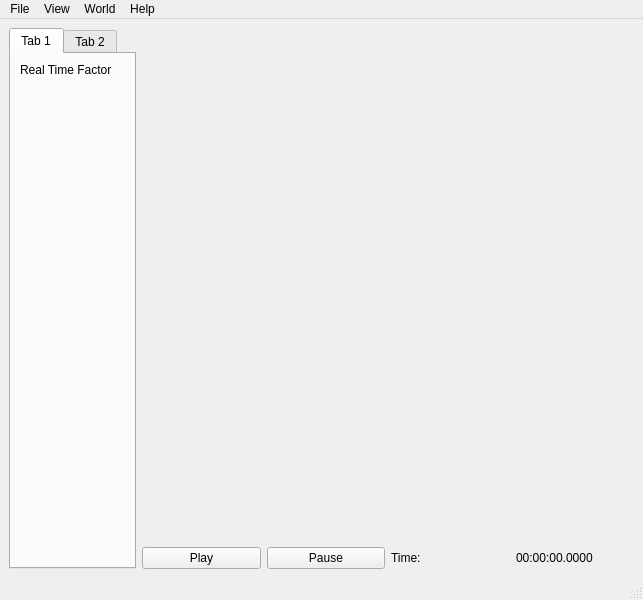
<?xml version="1.0" encoding="UTF-8"?>
<ui version="4.0">
 <class>MainWindow</class>
 <widget class="QMainWindow" name="MainWindow">
  <property name="geometry">
   <rect>
    <x>0</x>
    <y>0</y>
    <width>643</width>
    <height>600</height>
   </rect>
  </property>
  <property name="windowTitle">
   <string>MainWindow</string>
  </property>
  <widget class="QWidget" name="centralwidget">
   <layout class="QHBoxLayout" name="horizontalLayout">
    <item>
     <widget class="QTabWidget" name="tabWidget">
      <property name="sizePolicy">
       <sizepolicy hsizetype="Maximum" vsizetype="Expanding">
        <horstretch>0</horstretch>
        <verstretch>0</verstretch>
       </sizepolicy>
      </property>
      <property name="currentIndex">
       <number>0</number>
      </property>
      <widget class="QWidget" name="tab_1">
       <attribute name="title">
        <string>Tab 1</string>
       </attribute>
       <layout class="QFormLayout" name="formLayout_2">
        <item row="0" column="0">
         <widget class="QLabel" name="label">
          <property name="text">
           <string>Real Time Factor</string>
          </property>
         </widget>
        </item>
       </layout>
      </widget>
      <widget class="QWidget" name="tab_2">
       <attribute name="title">
        <string>Tab 2</string>
       </attribute>
      </widget>
     </widget>
    </item>
    <item>
     <layout class="QVBoxLayout" name="verticalLayout">
      <item>
       <spacer name="verticalSpacer">
        <property name="orientation">
         <enum>Qt::Vertical</enum>
        </property>
        <property name="sizeHint" stdset="0">
         <size>
          <width>20</width>
          <height>40</height>
         </size>
        </property>
       </spacer>
      </item>
      <item>
       <layout class="QHBoxLayout" name="horizontalLayout_5">
        <item>
         <widget class="QPushButton" name="play_button">
          <property name="text">
           <string>Play</string>
          </property>
         </widget>
        </item>
        <item>
         <widget class="QPushButton" name="pause_button">
          <property name="text">
           <string>Pause</string>
          </property>
         </widget>
        </item>
        <item>
         <widget class="QLabel" name="time_label">
          <property name="text">
           <string>Time:</string>
          </property>
         </widget>
        </item>
        <item>
         <widget class="QLabel" name="time">
          <property name="text">
           <string>00:00:00.0000</string>
          </property>
         </widget>
        </item>
       </layout>
      </item>
     </layout>
    </item>
   </layout>
  </widget>
  <widget class="QMenuBar" name="menubar">
   <property name="geometry">
    <rect>
     <x>0</x>
     <y>0</y>
     <width>643</width>
     <height>19</height>
    </rect>
   </property>
   <widget class="QMenu" name="menuFile">
    <property name="title">
     <string>File</string>
    </property>
    <addaction name="actionExit"/>
   </widget>
   <widget class="QMenu" name="menuView">
    <property name="title">
     <string>View</string>
    </property>
    <addaction name="actionDebug_Console"/>
   </widget>
   <widget class="QMenu" name="menuHelp">
    <property name="title">
     <string>Help</string>
    </property>
    <addaction name="actionAbout"/>
    <addaction name="actionSourceCode"/>
    <addaction name="actionWiki"/>
   </widget>
   <widget class="QMenu" name="menuWorld">
    <property name="title">
     <string>World</string>
    </property>
    <addaction name="actionReset_Mouse"/>
    <addaction name="actionReset_Time_Mouse"/>
   </widget>
   <addaction name="menuFile"/>
   <addaction name="menuView"/>
   <addaction name="menuWorld"/>
   <addaction name="menuHelp"/>
  </widget>
  <widget class="QStatusBar" name="statusbar"/>
  <action name="actionExit">
   <property name="text">
    <string>Exit</string>
   </property>
  </action>
  <action name="actionAbout">
   <property name="text">
    <string>About</string>
   </property>
  </action>
  <action name="actionSourceCode">
   <property name="text">
    <string>Source Code</string>
   </property>
  </action>
  <action name="actionDebug_Console">
   <property name="text">
    <string>Debug Console</string>
   </property>
  </action>
  <action name="actionReset_Mouse">
   <property name="text">
    <string>Reset Mouse</string>
   </property>
  </action>
  <action name="actionReset_Time_Mouse">
   <property name="text">
    <string>Reset Time + Mouse</string>
   </property>
  </action>
  <action name="actionWiki">
   <property name="text">
    <string>Wiki</string>
   </property>
  </action>
 </widget>
 <resources/>
 <connections/>
</ui>
